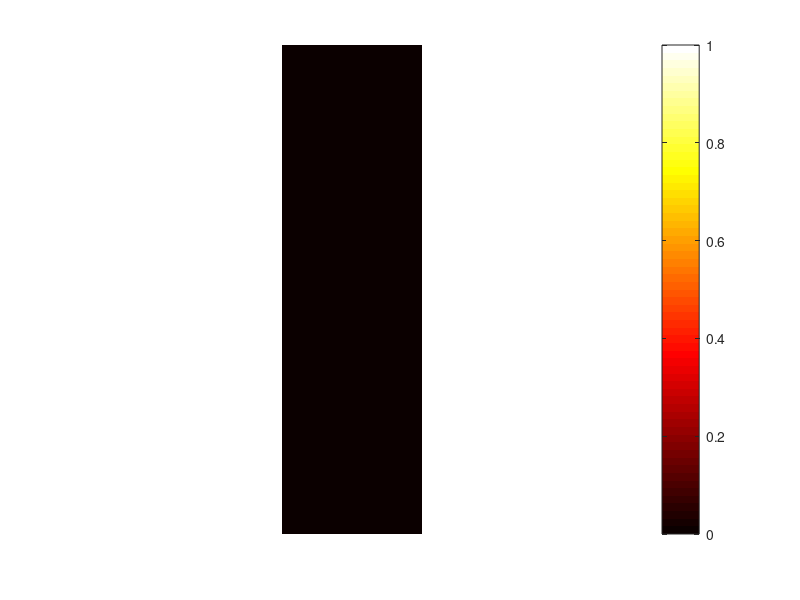

This chart was generated by the following MATLAB code: (Note: this script raises an error after producing the figure.)
clear all
close all force hidden 

num_days = randi([2 5],1);       %this will be replaced with the data from SICKO runs
worms = randi([10 20],1);

% num_days = 5;
% worms = 5;

answer = 0;

grid_data = zeros(worms,num_days);

hold on;

% CustomColor = [0,0,0;1,1,1;1,0,0]; %normal = white, dead = red, censored = black
% cmap = colormap(CustomColor);
cmap = colormap('hot');   %can change this to any color palette you want
colorbar;

% figure('units','normalized','outerposition',[0 0 1 1]);
h = imshow(grid_data,cmap);

grid_data = make_grid_line(grid_data,num_days, worms);

a = 0;

previous_grid_data = grid_data; 

while~a
    [worm_day,worm_number] = get_locations();     %gets all points on figure at one time

    for w = 1:length(worm_day)
        worm_day(w) = round(worm_day(w));
    end

    for n = 1:length(worm_number)
        worm_number(n) = round(worm_number(n));
    end
    
    get_rid_idx = zeros(size(worm_number));
    for n = 1:length(worm_number)
        if (worm_day(n) > num_days) || (worm_day(n) < 1 ||...
                (worm_number(n) > worms) || (worm_number(n) < 1))
            get_rid_idx(n) = 1;
        end
    end
    worm_day = worm_day(~get_rid_idx);
    worm_number = worm_number(~get_rid_idx);
    
    for i = 1:length(worm_number)
        
        if  grid_data(worm_number(i),worm_day(i)) == 128
            grid_data(worm_number(i),worm_day(i)) = 255;
        elseif grid_data(worm_number(i),worm_day(i)) == 255
            grid_data(worm_number(i),worm_day(i)) = 0;
        else
            grid_data(worm_number(i),worm_day(i)) = 128;
        end
    end

    imshow(grid_data,cmap);
    grid_data = make_grid_line(grid_data,num_days, worms);

    drawnow

    answer = questdlg('Is this correct? Y to save, N to keep selecting points, R to redo selections:','Save',...
                        'Y','N','R','N');

    if answer == 'Y'
        a = 1;
        disp('Saving points');
        break
    elseif answer == 'R'
        grid_data = previous_grid_data;
        imshow(grid_data,cmap);
        grid_data = make_grid_line(grid_data,num_days, worms);
        drawnow
    else
        a = 0;
        ('Continue selecting points');
    end
end

close all

function a = make_grid_line(grid_data,num_days, worms)   %makes grid lines on fig
    
        axis on;

        ax = gca;
        title({'Select Dead or Censored','Press enter when done','Red(1) - Dead; White(2) - Censored'})
        set(gca,'xaxisLocation','top');
        % Set where ticks will be
        ax.YTick = 1:worms;
        ax.XTick = 1:num_days;
        xlabel('Day'); ylabel('Worm #');

        
    for j = 1:length(grid_data)+1
        plot([0.5,num_days+0.5],[j-.5,j-.5],'w-');
    end
    
    for i = 1:width(grid_data)+1
        plot([i-.5,i-.5],[0.5,worms+0.5],'w-');
    end
    
    a = grid_data;
end

function [day, number] = get_locations()  %gets points from user
    [worm_day,worm_number] = getpts();
    day = worm_day;
    number = worm_number; 
end

%     for j = 1:width(grid_data)+1
%         plot([0.5,num_days+0.5],[j-.5,j-.5],'w-');
%     end
%     
%     for i = 1:length(grid_data)+1
%         plot([i-.5,i-.5],[0.5,worms+0.5],'w-');
%     end






